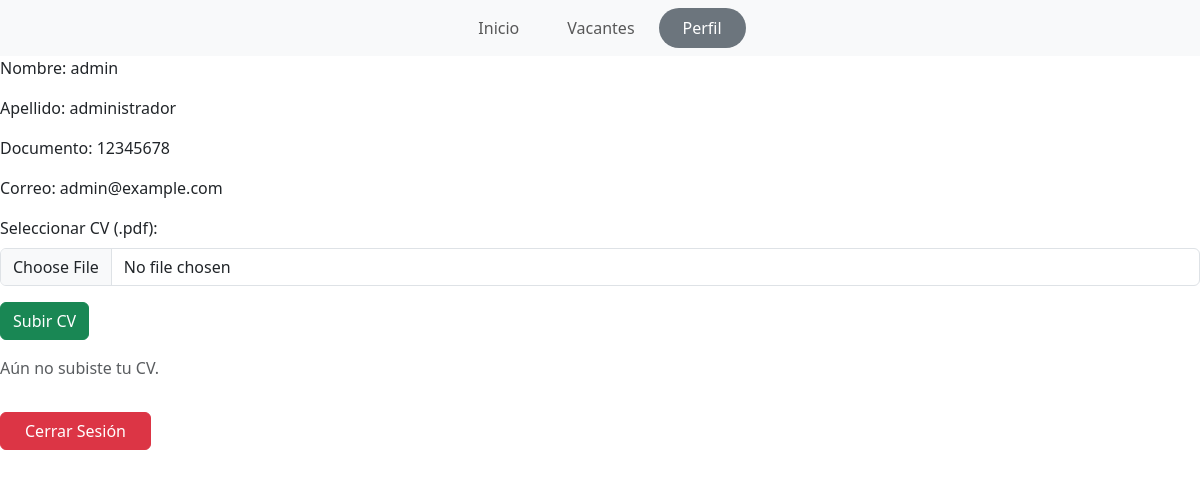
/php/perfil.php (signed in), run on the app's committed database.
### tables this page shows
CREATE TABLE `persona` (
  `ID` int(11) NOT NULL,
  `nombre` varchar(256) NOT NULL,
  `apellido` varchar(256) NOT NULL,
  `mail` varchar(256) NOT NULL,
  `clave` varchar(256) NOT NULL,
  `DNI` int(11) NOT NULL,
  `rol` tinyint(1) NOT NULL DEFAULT 0,
  `cv` varchar(50) NOT NULL
);

### php/perfil.php (the view, shortened to what this page needs)
<?php
require("conection.php");
$user_id = (int) $_SESSION["usuario_id"];
$sql = "SELECT * FROM persona WHERE id = $user_id";
$resultado = mysqli_query($conn, $sql);
$usuario = mysqli_fetch_assoc($resultado);
?>
<!DOCTYPE html>
<html lang="es">
<head>
    <link href="https://cdn.jsdelivr.net/npm/bootstrap@5.3.3/dist/css/bootstrap.min.css" rel="stylesheet">
</head>
<body>
<nav class="navbar navbar-expand-lg navbar-light bg-light">
  <div class="container">
    <div class="collapse navbar-collapse justify-content-center">
      <ul class="navbar-nav">
        <li class="nav-item">
          <a class="nav-link px-4" href="../index.php">Inicio</a>
        </li>
        <li class="nav-item">
          <a class="nav-link px-4" href="../php/vacantes.php">Vacantes</a>
        </li>
        <li class="nav-item">
            <a class="nav-link  rounded-pill active px-4 bg-secondary text-white" href="php/#">Perfil</a>
        </li>
      </ul>
    </div>
  </div>
</nav>
<?php
echo "<p> Nombre: " . $usuario['nombre']. "<p>";
echo "<p> Apellido: " . $usuario['apellido']. "<p>";
echo "<p> Documento: " . $usuario['DNI']. "<p>";
echo "<p> Correo: " . $usuario['mail']. "<p>";
?>
<form method="POST" enctype="multipart/form-data">
    <div class="mb-3">
        <label for="cv" class="form-label">Seleccionar CV (.pdf):</label>
        <input class="form-control" type="file" name="cv" id="cv" accept=".pdf" required>
    </div>
    <button type="submit" class="btn btn-success">Subir CV</button>
</form>
<?php if (!empty($usuario['cv']) && file_exists($usuario['cv'])): ?>
    <div class="mt-3">
        <a href="<?php echo $usuario['cv']; ?>" class="btn btn-outline-primary" download>
            Descargar CV
        </a>
    </div>
<?php else: ?>
    <div class="mt-3">
        <p class="text-muted">Aún no subiste tu CV.</p>
    </div>
<?php endif; ?>
<?php
echo "<a href='../php/cerrarsesion.php' class='btn btn-danger px-4 mt-3'>Cerrar Sesión</a>";
?>
</body>
</html>

### data on the page
persona: nombre "admin", apellido "administrador", DNI "12345678", mail "admin@example.com"
